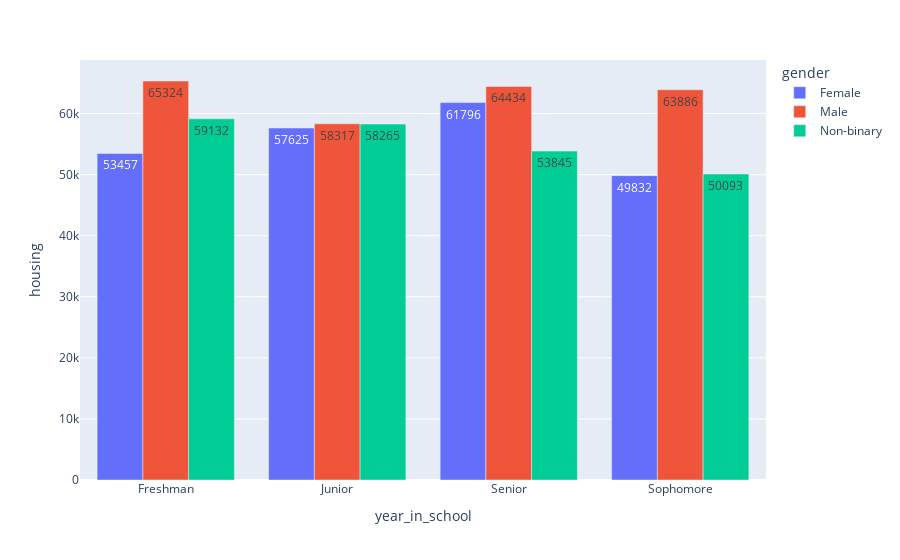

This figure's notebook cell:
### Code cell
#ow do housing expenses compare between different enders within  each year in school?
df_housing = df.groupby(['year_in_school','gender'])['housing'].apply('sum')
df_housing= df_housing.reset_index()
fig =px.bar(df_housing, x='year_in_school', y='housing', color='gender', text='housing', barmode='group')
fig.show()

### Figure 1 — Plotly figure (JSON) as saved in the notebook; plotly's stock layout.template omitted (floating-point values rounded to 4 significant figures)
{"data": [{"alignmentgroup": "True", "hovertemplate": "gender=Female<br>year_in_school=%{x}<br>housing=%{text}<extra></extra>", "legendgroup": "Female", "marker": {"color": "#636efa", "pattern": {"shape": ""}}, "name": "Female", "offsetgroup": "Female", "orientation": "v", "showlegend": true, "text": [53457, 57625, 61796, 49832], "textposition": "auto", "type": "bar", "x": ["Freshman", "Junior", "Senior", "Sophomore"], "xaxis": "x", "y": [53457, 57625, 61796, 49832], "yaxis": "y"}, {"alignmentgroup": "True", "hovertemplate": "gender=Male<br>year_in_school=%{x}<br>housing=%{text}<extra></extra>", "legendgroup": "Male", "marker": {"color": "#EF553B", "pattern": {"shape": ""}}, "name": "Male", "offsetgroup": "Male", "orientation": "v", "showlegend": true, "text": [65324, 58317, 64434, 63886], "textposition": "auto", "type": "bar", "x": ["Freshman", "Junior", "Senior", "Sophomore"], "xaxis": "x", "y": [65324, 58317, 64434, 63886], "yaxis": "y"}, {"alignmentgroup": "True", "hovertemplate": "gender=Non-binary<br>year_in_school=%{x}<br>housing=%{text}<extra></extra>", "legendgroup": "Non-binary", "marker": {"color": "#00cc96", "pattern": {"shape": ""}}, "name": "Non-binary", "offsetgroup": "Non-binary", "orientation": "v", "showlegend": true, "text": [59132, 58265, 53845, 50093], "textposition": "auto", "type": "bar", "x": ["Freshman", "Junior", "Senior", "Sophomore"], "xaxis": "x", "y": [59132, 58265, 53845, 50093], "yaxis": "y"}], "layout": {"barmode": "group", "legend": {"title": {"text": "gender"}, "tracegroupgap": 0}, "margin": {"t": 60}, "xaxis": {"anchor": "y", "domain": [0, 1], "title": {"text": "year_in_school"}}, "yaxis": {"anchor": "x", "domain": [0, 1], "title": {"text": "housing"}}}}
